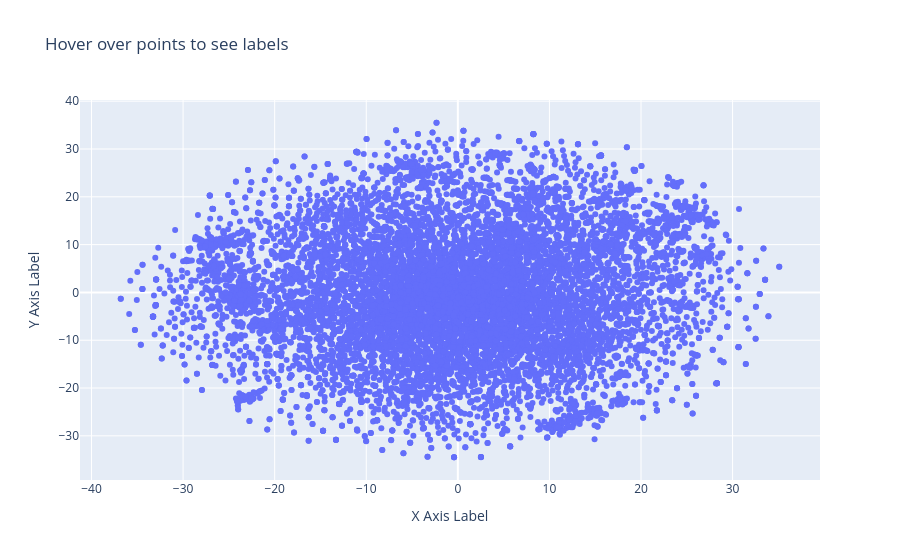

Here is the notebook cell this chart was saved with:
### Code cell
plot_with_plotly(x_vals, y_vals, labels, plot_in_notebook=True)

### Figure 1 — Plotly figure (JSON) as saved in the notebook; plotly's stock layout.template omitted (floating-point values rounded to 4 significant figures; data arrays with more than 128 entries replaced by an {"elided": "..."} marker saying what was removed)
{"data": [{"hoverinfo": "text", "mode": "markers", "text": {"elided": "11711 str values"}, "type": "scatter", "x": {"elided": "11711 float values"}, "y": {"elided": "11711 float values"}}], "layout": {"hovermode": "closest", "title": {"text": "Hover over points to see labels"}, "xaxis": {"title": {"text": "X Axis Label"}}, "yaxis": {"title": {"text": "Y Axis Label"}}}}
